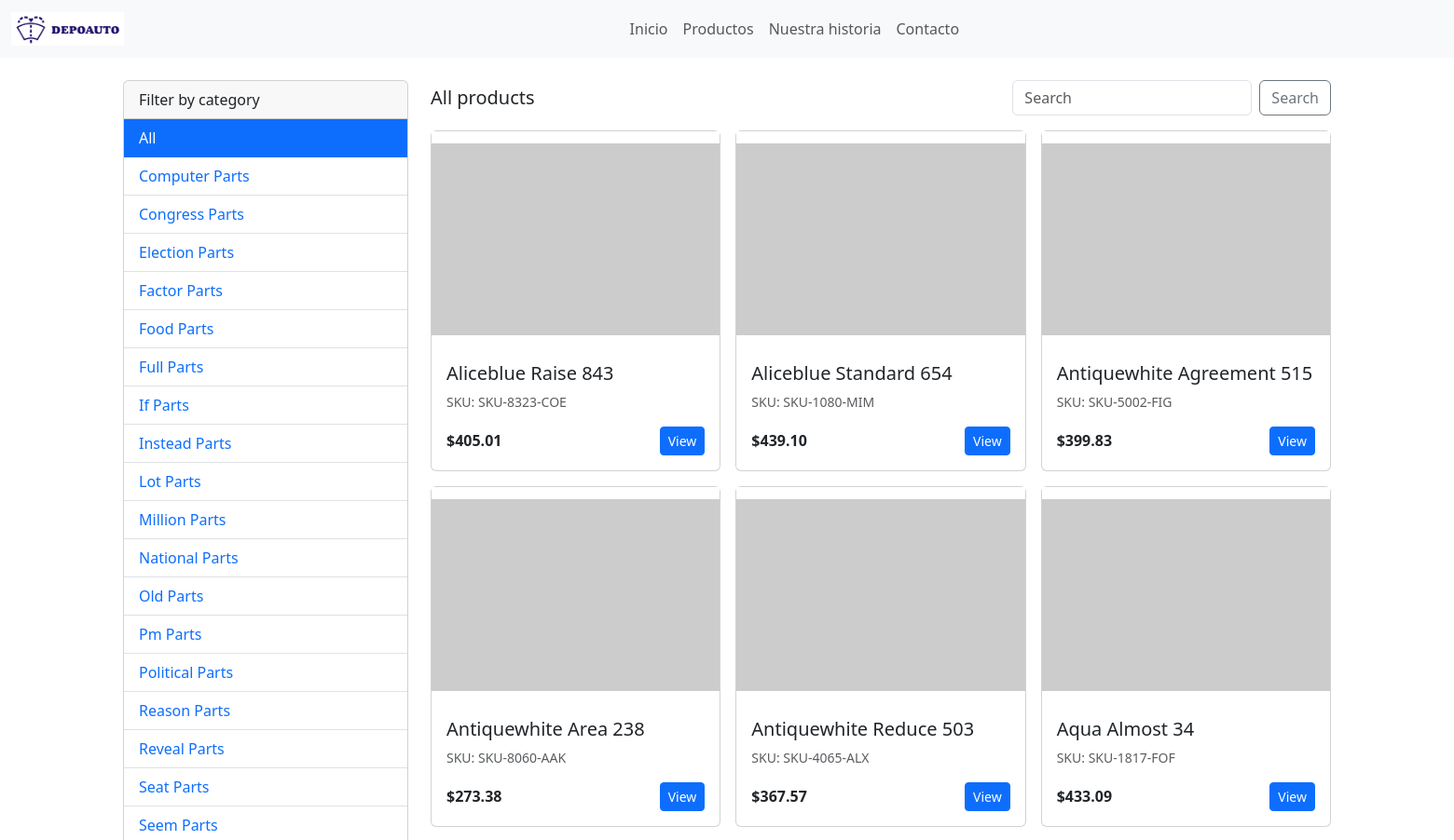
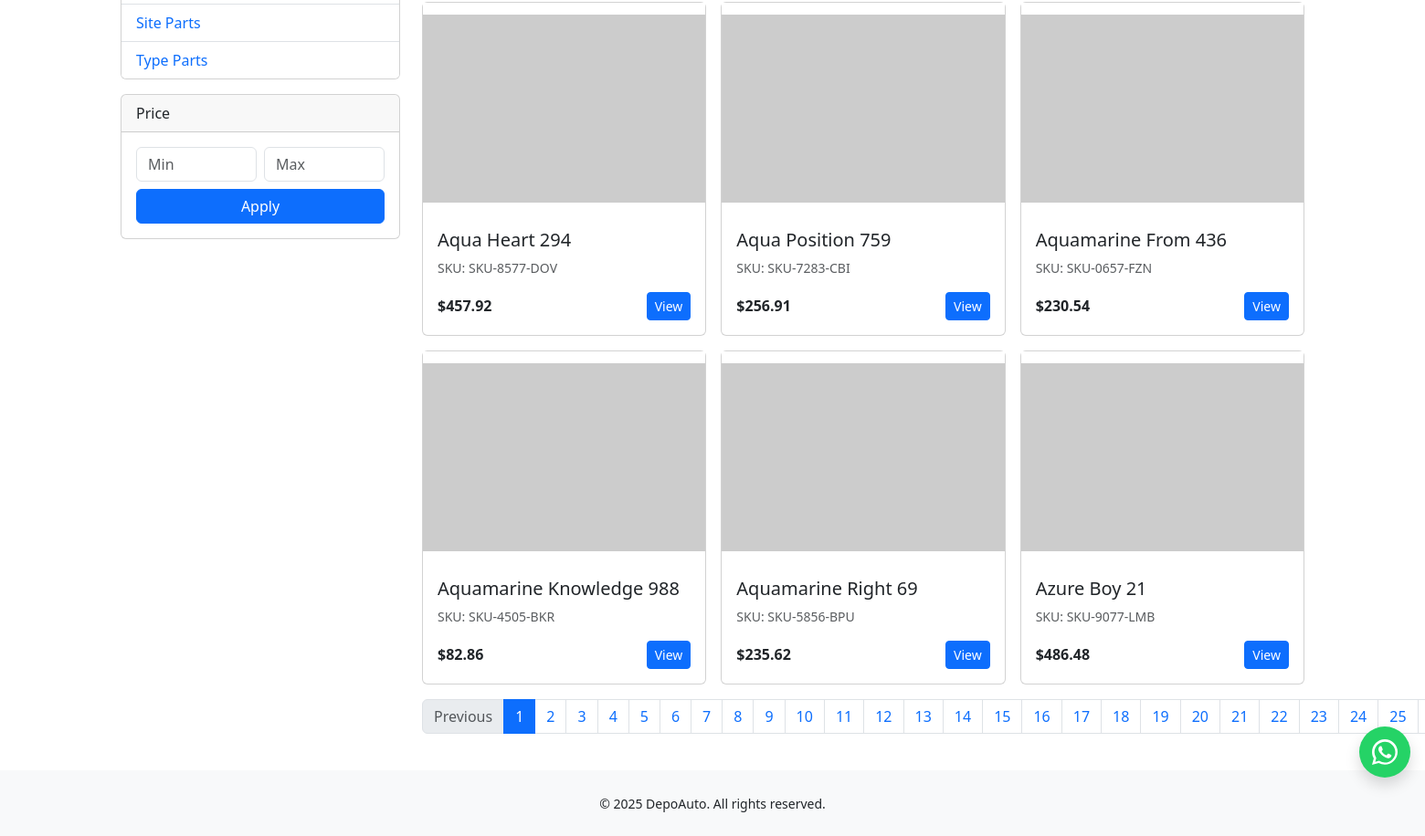
Screenshot of /products/ with the database file from the repository (2 pictures, top to bottom).
### products/models.py (models this page shows, shortened)
class Category(models.Model):
    name = models.CharField(max_length=120, unique=True)
    slug = models.SlugField(max_length=140, unique=True, blank=True)
    description = models.TextField(blank=True)
    image_url = models.URLField(max_length=500, blank=True)
    image_file = models.ImageField(upload_to='categories/', blank=True, null=True)
    is_active = models.BooleanField(default=True)
    created_at = models.DateTimeField(auto_now_add=True)
    updated_at = models.DateTimeField(auto_now=True)
    class Meta:
        ordering = ["name"]

class Product(models.Model):
    name = models.CharField(max_length=160)
    slug = models.SlugField(max_length=180, unique=True, blank=True)
    sku = models.CharField(max_length=64, unique=True)
    category = models.ForeignKey(Category, on_delete=models.PROTECT, related_name="products")
    description = models.TextField(blank=True)
    image_url = models.URLField(max_length=500, blank=True)
    image_file = models.ImageField(upload_to='products/', blank=True, null=True)
    price = models.DecimalField(max_digits=10, decimal_places=2)
    stock = models.PositiveIntegerField(default=0)
    is_active = models.BooleanField(default=True)
    created_at = models.DateTimeField(auto_now_add=True)
    updated_at = models.DateTimeField(auto_now=True)
    related_products = models.ManyToManyField(
        'self',
        through='RelatedProduct',
        symmetrical=False,
        related_name='related_by',
        through_fields=('from_product', 'to_product'),
        blank=True,
    )
    class Meta:
        ordering = ["name"]
        indexes = [
            models.Index(fields=["slug"]),
            models.Index(fields=["sku"]),
            models.Index(fields=["name"]),
        ]
    @property
    def image_url_display(self) -> str | None:
        if getattr(self, 'image_file', None) and self.image_file:
            try:
                return self.image_file.url
            except Exception:
                pass
        return self.image_url or None

### products/views.py (the view)
# urls.py: path('products/', views.product_list, name='product_list'),
def product_list(request, category_slug=None):
    categories = Category.objects.filter(is_active=True).order_by('name')
    products = Product.objects.filter(is_active=True)
    selected_category = None
    if category_slug:
        selected_category = Category.objects.filter(slug=category_slug, is_active=True).first()
        if selected_category:
            products = products.filter(category=selected_category)
    query = request.GET.get('q')
    if query:
        products = products.filter(
            Q(name__icontains=query) | Q(description__icontains=query) | Q(sku__icontains=query)
        )
    min_price = request.GET.get('min_price')
    max_price = request.GET.get('max_price')
    if min_price:
        products = products.filter(price__gte=min_price)
    if max_price:
        products = products.filter(price__lte=max_price)
    products = products.order_by('name')
    paginator = Paginator(products, 12)
    page_number = request.GET.get('page')
    page_obj = paginator.get_page(page_number)
    context = {
        'categories': categories,
        'page_obj': page_obj,
        'selected_category': selected_category,
        'query': query or '',
        'min_price': min_price or '',
        'max_price': max_price or '',
    }
    return render(request, 'products/product_list.html', context)

### products/templates/products/product_list.html (shortened to what this page needs)
{% extends 'base.html' %}
{% block content %}
<div class="row g-4">
    <aside class="col-12 col-md-3">
        <div class="card">
            <div class="card-header">Filter by category</div>
            <ul class="list-group list-group-flush">
                <li class="list-group-item {% if not selected_category %}active{% endif %}">
                    <a class="d-block text-decoration-none {% if not selected_category %}text-white{% endif %}"
                        href="{% url 'product_list' %}">All</a>
                </li>
                {% for cat in categories %}
                <li
                    class="list-group-item {% if selected_category and selected_category.id == cat.id %}active{% endif %}">
                    <a class="d-block text-decoration-none {% if selected_category and selected_category.id == cat.id %}text-white{% endif %}"
                        href="{% url 'product_list_by_category' cat.slug %}">{{ cat.name }}</a>
                </li>
                {% endfor %}
            </ul>
        </div>
        <div class="card mt-3">
            <div class="card-header">Price</div>
            <div class="card-body">
                <form method="get" class="row g-2">
                    <div class="col-6">
                        <input type="number" step="0.01" min="0" class="form-control" name="min_price" placeholder="Min"
                            value="{{ min_price }}">
                    </div>
                    <div class="col-6">
                        <input type="number" step="0.01" min="0" class="form-control" name="max_price" placeholder="Max"
                            value="{{ max_price }}">
                    </div>
                    <div class="col-12">
                        <button class="btn btn-primary w-100" type="submit">Apply</button>
                    </div>
                </form>
            </div>
        </div>
    </aside>
    <section class="col-12 col-md-9">
        <div class="d-flex justify-content-between align-items-center mb-3">
            <h2 class="h5 mb-0">{% if selected_category %}{{ selected_category.name }}{% else %}All products{% endif %}
            </h2>
            <form class="d-flex" method="get">
                <input class="form-control me-2" type="search" placeholder="Search" aria-label="Search" name="q"
                    value="{{ query }}">
                <button class="btn btn-outline-secondary" type="submit">Search</button>
            </form>
        </div>
        <div class="row row-cols-2 row-cols-md-3 g-3 mb-3">
            {% for p in page_obj %}
            <div class="col">
                <div class="card h-100">
                    <div class="ratio ratio-4x3">
                        <img class="img-contain"
                            src="{{ p.image_url_display|default:'https://picsum.photos/seed/product/600/400' }}"
                            alt="{{ p.name }}">
                    </div>
                    <div class="card-body">
                        <h5 class="card-title">{{ p.name }}</h5>
                        <p class="card-text text-muted small">SKU: {{ p.sku }}</p>
                        <div class="d-flex align-items-center justify-content-between">
                            <span class="fw-semibold">${{ p.price }}</span>
                            <a class="btn btn-sm btn-primary" href="{% url 'product_detail' p.slug %}">View</a>
                        </div>
                    </div>
                </div>
            </div>
            {% empty %}
            <div class="col-12">
                <div class="alert alert-info">No products found.</div>
            </div>
            {% endfor %}
        </div>
        {% if page_obj.has_other_pages %}
        <nav aria-label="Page navigation">
            <ul class="pagination">
                {% if page_obj.has_previous %}
                <li class="page-item"><a class="page-link"
                        href="?page={{ page_obj.previous_page_number }}{% if query %}&q={{ query }}{% endif %}{% if min_price %}&min_price={{ min_price }}{% endif %}{% if max_price %}&max_price={{ max_price }}{% endif %}">Previous</a>
                </li>
                {% else %}
                <li class="page-item disabled"><span class="page-link">Previous</span></li>
                {% endif %}
                {% for i in page_obj.paginator.page_range %}
                {% if page_obj.number == i %}
                <li class="page-item active" aria-current="page"><span class="page-link">{{i}}</span></li>
                {% else %}
                <li class="page-item"><a class="page-link"
                        href="?page={{ i }}{% if query %}&q={{ query }}{% endif %}{% if min_price %}&min_price={{ min_price }}{% endif %}{% if max_price %}&max_price={{ max_price }}{% endif %}">{{i}}</a>
                </li>
                {% endif %}
                {% endfor %}
            </ul>
        </nav>
        {% endif %}
    </section>
</div>
{% endblock %}

### templates/base.html (shortened to what this page needs)
<!doctype html>
<html lang="en">
<head>
    {% load static %}
    <link href="https://cdn.jsdelivr.net/npm/bootstrap@5.3.3/dist/css/bootstrap.min.css" rel="stylesheet"
>
</head>
<body>
    <nav class="navbar navbar-expand-lg bg-body-tertiary">
        <div class="container-fluid">
            <a class="navbar-brand d-flex align-items-center" href="/">
                <img src="{% static 'img/logo.jpeg' %}" alt="DepoAuto logo" height="36" class="me-2" />
            </a>
            <div class="collapse navbar-collapse" id="navbarSupportedContent">
                <ul class="navbar-nav mx-auto mb-2 mb-lg-0">
                    <li class="nav-item">
                        <a class="nav-link" href="{% url 'index' %}">Inicio</a>
                    </li>
                    <li class="nav-item">
                        <a class="nav-link" href="{% url 'product_list' %}">Productos</a>
                    </li>
                    <li class="nav-item">
                        <a class="nav-link" href="{% url 'about' %}">Nuestra historia</a>
                    </li>
                    <li class="nav-item">
                        <a class="nav-link" href="{% url 'contact' %}">Contacto</a>
                    </li>
                </ul>
            </div>
        </div>
    </nav>
    <main class="container py-4">
        {% block content %}{% endblock %}
    </main>
    <footer class="bg-light py-4 mt-auto">
        <div class="container">
            <div class="row">
                <div class="col text-center">
                    <small>&copy; {% now "Y" %} DepoAuto. All rights reserved.</small>
                </div>
            </div>
        </div>
    </footer>
    <a class="whatsapp-float btn-whatsapp"
        href="https://wa.me/573192333702?text=Quiero%20una%20asesoria%20en%20sus%20productos" target="_blank"
        rel="noopener noreferrer" aria-label="Chat on WhatsApp">
    </a>
</body>
</html>

### templates/base.html (style rules this page uses)
.img-contain { width: 100%; height: 100%; object-fit: contain; object-position: center; background: #fff; }
.whatsapp-float { position: fixed; right: 16px; bottom: 64px; z-index: 1050; }
.btn-whatsapp { width: 56px; height: 56px; border-radius: 50%; background: #25D366; color: #fff; display: flex; align-items: center; justify-content: center; box-shadow: 0 .5rem 1rem rgba(0, 0, 0, .15); text-decoration: none; }
.navbar .nav-link { position: relative; transition: color .2s ease; }
.navbar .nav-link::after { content: ""; position: absolute; left: 0; bottom: -4px; width: 0; height: 2px; background-color: #0d6efd; transition: width .2s ease; }
html, body { height: 100%; }
body { min-height: 100vh; display: flex; flex-direction: column; }
main { flex: 1 0 auto; }

### rows the page displays
Category: name "Computer Parts"
Category: name "Congress Parts"
Category: name "Election Parts"
Category: name "Factor Parts"
Category: name "Food Parts"
Category: name "Full Parts"
Category: name "If Parts"
Category: name "Instead Parts"
Category: name "Lot Parts"
Category: name "Million Parts"
Category: name "National Parts"
Category: name "Old Parts"
Category: name "Pm Parts"
Category: name "Political Parts"
Category: name "Reason Parts"
Category: name "Reveal Parts"
Category: name "Seat Parts"
Category: name "Seem Parts"
Category: name "Site Parts"
Category: name "Type Parts"
Product: name "Aliceblue Raise 843", sku "SKU-8323-COE", price "405.01"
Product: name "Aliceblue Standard 654", sku "SKU-1080-MIM", price "439.10"
Product: name "Antiquewhite Agreement 515", sku "SKU-5002-FIG", price "399.83"
Product: name "Antiquewhite Area 238", sku "SKU-8060-AAK", price "273.38"
Product: name "Antiquewhite Reduce 503", sku "SKU-4065-ALX", price "367.57"
Product: name "Aqua Almost 34", sku "SKU-1817-FOF", price "433.09"
Product: name "Aqua Heart 294", sku "SKU-8577-DOV", price "457.92"
Product: name "Aqua Position 759", sku "SKU-7283-CBI", price "256.91"
Product: name "Aquamarine From 436", sku "SKU-0657-FZN", price "230.54"
Product: name "Aquamarine Knowledge 988", sku "SKU-4505-BKR", price "82.86"
Product: name "Aquamarine Right 69", sku "SKU-5856-BPU", price "235.62"
Product: name "Azure Boy 21", sku "SKU-9077-LMB", price "486.48"

### other values shown
{{ i }} "1"
{{ i }} "2" "3" "4" "5" "6" "7" "8" "9" "10" "11" "12" "13" "14" "15" "16" "17" "18" "19" "20" "21" "22" "23" "24" "25"
